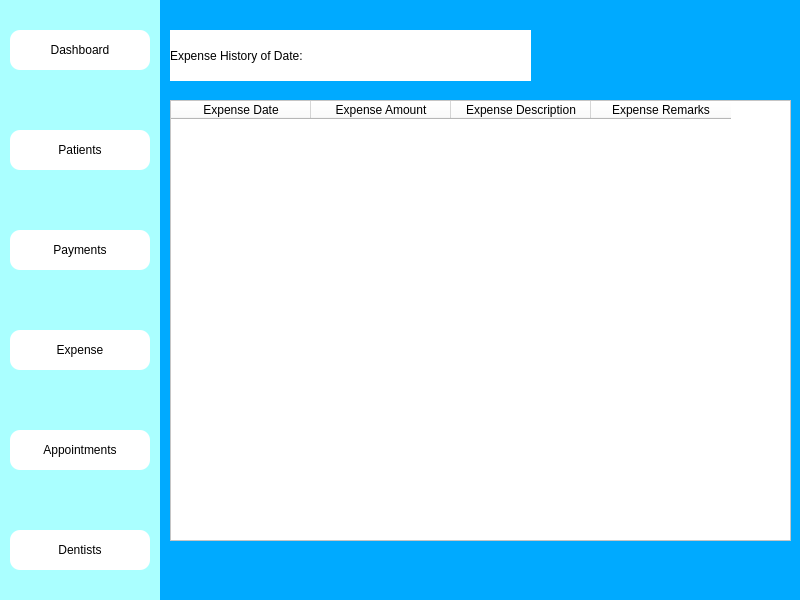
<?xml version="1.0" encoding="UTF-8"?>
<ui version="4.0">
 <class>Dialog</class>
 <widget class="QDialog" name="Dialog">
  <property name="geometry">
   <rect>
    <x>0</x>
    <y>0</y>
    <width>800</width>
    <height>600</height>
   </rect>
  </property>
  <property name="windowTitle">
   <string>Dialog</string>
  </property>
  <property name="styleSheet">
   <string notr="true">background-color: rgb(0, 170, 255);</string>
  </property>
  <widget class="QWidget" name="side_bar" native="true">
   <property name="geometry">
    <rect>
     <x>0</x>
     <y>0</y>
     <width>160</width>
     <height>600</height>
    </rect>
   </property>
   <property name="styleSheet">
    <string notr="true">background-color: rgb(170, 255, 255);</string>
   </property>
   <widget class="QPushButton" name="patient_btn">
    <property name="geometry">
     <rect>
      <x>10</x>
      <y>130</y>
      <width>140</width>
      <height>40</height>
     </rect>
    </property>
    <property name="styleSheet">
     <string notr="true">font: 12pt &quot;MS Shell Dlg 2&quot;;
background-color: rgb(255, 255, 255);
border-top-left-radius:10px;
border-bottom-left-radius:10px;
border-top-right-radius:10px;
border-bottom-right-radius:10px;</string>
    </property>
    <property name="text">
     <string>Patients</string>
    </property>
    <property name="icon">
     <iconset>
      <normaloff>../Medico_modern/patientdownload .png</normaloff>../Medico_modern/patientdownload .png</iconset>
    </property>
   </widget>
   <widget class="QPushButton" name="appointment_btn">
    <property name="geometry">
     <rect>
      <x>10</x>
      <y>430</y>
      <width>140</width>
      <height>40</height>
     </rect>
    </property>
    <property name="styleSheet">
     <string notr="true">font: 12pt &quot;MS Shell Dlg 2&quot;;
background-color: rgb(255, 255, 255);
border-top-left-radius:10px;
border-bottom-left-radius:10px;
border-top-right-radius:10px;
border-bottom-right-radius:10px;</string>
    </property>
    <property name="text">
     <string>Appointments</string>
    </property>
    <property name="icon">
     <iconset>
      <normaloff>../Medico_modern/appointmentdownload (1).png</normaloff>../Medico_modern/appointmentdownload (1).png</iconset>
    </property>
   </widget>
   <widget class="QPushButton" name="dentist_btn">
    <property name="geometry">
     <rect>
      <x>10</x>
      <y>530</y>
      <width>140</width>
      <height>40</height>
     </rect>
    </property>
    <property name="styleSheet">
     <string notr="true">font: 12pt &quot;MS Shell Dlg 2&quot;;
background-color: rgb(255, 255, 255);
border-top-left-radius:10px;
border-bottom-left-radius:10px;
border-top-right-radius:10px;
border-bottom-right-radius:10px;</string>
    </property>
    <property name="text">
     <string>Dentists</string>
    </property>
    <property name="icon">
     <iconset>
      <normaloff>../Medico_modern/dentistimages.png</normaloff>../Medico_modern/dentistimages.png</iconset>
    </property>
   </widget>
   <widget class="QPushButton" name="payment_btn">
    <property name="geometry">
     <rect>
      <x>10</x>
      <y>230</y>
      <width>140</width>
      <height>40</height>
     </rect>
    </property>
    <property name="styleSheet">
     <string notr="true">font: 12pt &quot;MS Shell Dlg 2&quot;;
background-color: rgb(255, 255, 255);
border-top-left-radius:10px;
border-bottom-left-radius:10px;
border-top-right-radius:10px;
border-bottom-right-radius:10px;</string>
    </property>
    <property name="text">
     <string>Payments</string>
    </property>
    <property name="icon">
     <iconset>
      <normaloff>../Medico_modern/billingdownload (1).png</normaloff>../Medico_modern/billingdownload (1).png</iconset>
    </property>
   </widget>
   <widget class="QPushButton" name="expense_btn">
    <property name="geometry">
     <rect>
      <x>10</x>
      <y>330</y>
      <width>140</width>
      <height>40</height>
     </rect>
    </property>
    <property name="styleSheet">
     <string notr="true">font: 12pt &quot;MS Shell Dlg 2&quot;;
background-color: rgb(255, 255, 255);
border-top-left-radius:10px;
border-bottom-left-radius:10px;
border-top-right-radius:10px;
border-bottom-right-radius:10px;</string>
    </property>
    <property name="text">
     <string>Expense</string>
    </property>
    <property name="icon">
     <iconset>
      <normaloff>../Medico_modern/billingdownload (1).png</normaloff>../Medico_modern/billingdownload (1).png</iconset>
    </property>
   </widget>
   <widget class="QPushButton" name="dash_btn">
    <property name="geometry">
     <rect>
      <x>10</x>
      <y>30</y>
      <width>140</width>
      <height>40</height>
     </rect>
    </property>
    <property name="styleSheet">
     <string notr="true">font: 12pt &quot;MS Shell Dlg 2&quot;;
background-color: rgb(255, 255, 255);
border-top-left-radius:10px;
border-bottom-left-radius:10px;
border-top-right-radius:10px;
border-bottom-right-radius:10px;</string>
    </property>
    <property name="text">
     <string>Dashboard</string>
    </property>
    <property name="icon">
     <iconset>
      <normaloff>../Medico_modern/patientdownload .png</normaloff>../Medico_modern/patientdownload .png</iconset>
    </property>
   </widget>
  </widget>
  <widget class="QTableWidget" name="expenseTable">
   <property name="geometry">
    <rect>
     <x>170</x>
     <y>100</y>
     <width>621</width>
     <height>441</height>
    </rect>
   </property>
   <property name="styleSheet">
    <string notr="true">background-color: rgb(255, 255, 255);
font: 12pt &quot;MS Shell Dlg 2&quot;;</string>
   </property>
   <attribute name="horizontalHeaderDefaultSectionSize">
    <number>140</number>
   </attribute>
   <column>
    <property name="text">
     <string>Expense Date</string>
    </property>
   </column>
   <column>
    <property name="text">
     <string>Expense Amount</string>
    </property>
   </column>
   <column>
    <property name="text">
     <string>Expense Description</string>
    </property>
   </column>
   <column>
    <property name="text">
     <string>Expense Remarks</string>
    </property>
   </column>
  </widget>
  <widget class="QLabel" name="expense_title">
   <property name="geometry">
    <rect>
     <x>170</x>
     <y>30</y>
     <width>361</width>
     <height>51</height>
    </rect>
   </property>
   <property name="styleSheet">
    <string notr="true">font: 12pt &quot;MS Shell Dlg 2&quot;;
background-color: rgb(255, 255, 255);</string>
   </property>
   <property name="text">
    <string>Expense History of Date: </string>
   </property>
  </widget>
 </widget>
 <resources/>
 <connections/>
</ui>
